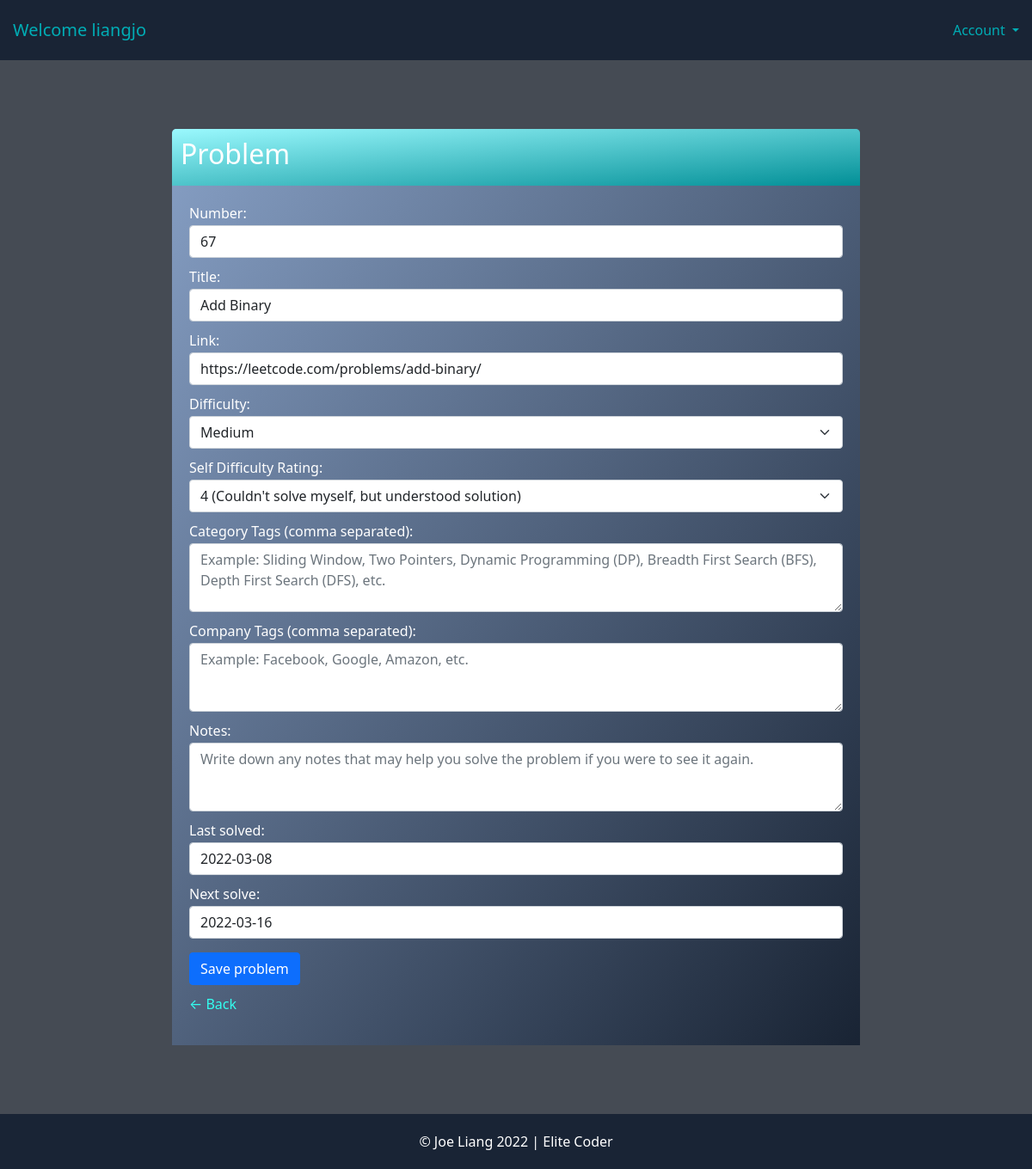
/problem-update/19/ (signed in), run on an earlier commit of the app's database.
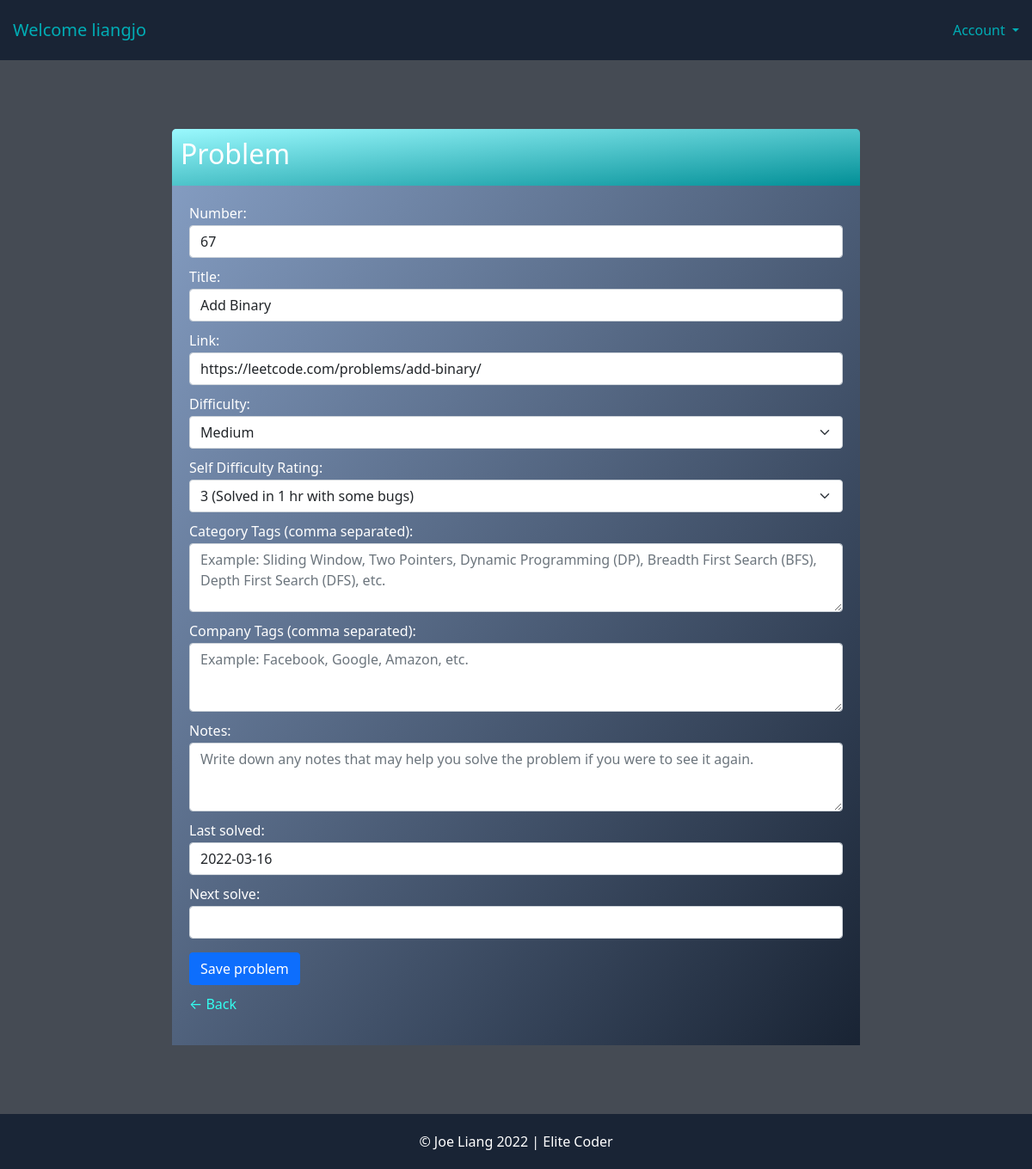
And on a later commit of the database.
### base/models.py (models this page shows, shortened)
class Problem(models.Model):
   user = models.ForeignKey(User, on_delete=models.CASCADE, null=True, blank=True)
   number = models.PositiveIntegerField()
   title = models.CharField(max_length=100)
   link = models.URLField(max_length=500, default="")
   difficulty = models.CharField(max_length=6, choices=DIFFICULTY_CHOICES, default='medium')
   rating = models.CharField(verbose_name='Self Difficulty Rating', max_length=2, choices=RATING_CHOICES, default='3')
   categories = models.TextField(default='', verbose_name="Category Tags (comma separated)", blank=True)
   companies = models.TextField(default='', verbose_name="Company Tags (comma separated)", blank=True)
   notes = models.TextField(default='', blank=True)
   last_solved = models.DateField(default=date.today)
   next_solve = models.DateField(null=True, blank=True)

### base/views.py (the view)
# urls.py: path('problem-update/<int:pk>/', ProblemUpdate.as_view(), name='problem-update'),
class ProblemUpdate(LoginRequiredMixin, UpdateView):
    model = Problem
    form_class = ProblemUpdateForm
    def get_form_kwargs(self, *args, **kwargs):
        kwargs = super(ProblemUpdate, self).get_form_kwargs(*args, **kwargs)
        kwargs['user'] = self.request.user
        kwargs['id'] = self.kwargs['pk']
        return kwargs

### base/forms.py (shortened to what this page needs)
class ProblemUpdateForm(forms.ModelForm):
    class Meta:
        model = Problem
        exclude = ('user',) #specifies what fields from the model not to include in the form.
    def __init__(self, *args, **kwargs):
        self.user = kwargs.pop('user')
        self.id = kwargs.pop('id')
        super(ProblemUpdateForm, self).__init__(*args, **kwargs)

### account/models.py (called while the page is built)
	def __str__(self):
		return self.username

### base/templates/base/problem_form.html (shortened to what this page needs)
{% extends 'base/base.html' %}
{% block content %}
<div class="form-small form-big">
    <div class="header-bar">
        <h2>Problem</h2>
    </div>
    <div class="card-body">
        <form method="POST" action="">
            {{form}}
            <button class="btn btn-primary" type="submit">Save problem</button>
        </form>
        <p><a href="{% url 'problems' %}">&#8592; Back</a></p>
    </div>
</div>
{% endblock content %}

What changed in the data, as far as the page shows it:
changed Problem "Add Binary": rating "4 (Couldn't solve myself, but understood solution)" → "3 (Solved in 1 hr with some bugs)"; last_solved "2022-03-08" → "2022-03-16"; next_solve "2022-03-16" → (not shown)
